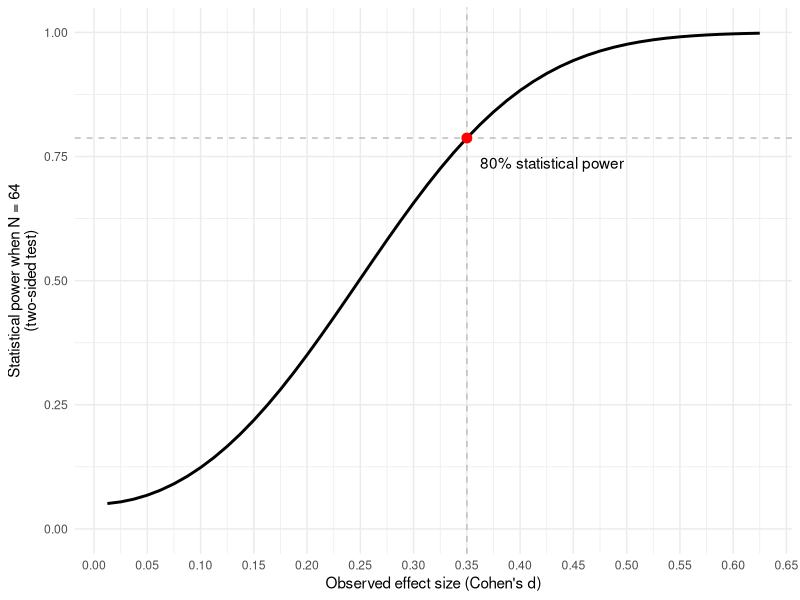

Recreate this plot in R.
## ---- chunk 1
rm(list = ls())
library(tidyverse); library(data.table)
library(pwr); 
theme_set(theme_minimal())


t2d <- function(t, l2_n, pl2 = 0, pl12 = 0) {
    return(t / sqrt(l2_n - pl12))
}


# predefined d values
t <- seq(0.1, 5, by = 0.1)
l2_n <- 64
(d <- t2d(t, l2_n))

res <- pwr.t.test(n = l2_n, d = d, type = "one.sample", alternative = "two.sided")
res
d0 <- data.table(es = res$d, power = res$power)
d0

# 80% power
d0[, eighty := abs(power - 0.8)]
pow80 <- d0[order(eighty)][1]
pow80

ggplot(d0, aes(es, power)) +
    geom_vline(xintercept = pow80$es, size = 0.5, col = 'grey', lty = 'dashed') +
    geom_hline(yintercept = pow80$power, size = 0.5, col = 'grey', lty = 'dashed') +
    annotate('text', x = pow80$es + 0.08 , y = pow80$power - 0.05, label = '80% statistical power') +
    geom_line(size = 1) +
    geom_point(data = pow80, size = 3, col = "red") +
    scale_y_continuous(limits = c(0, 1), n.breaks = 5) +
    scale_x_continuous(n.breaks = 20) +
    labs(x = "Observed effect size (Cohen's d)", y = "Statistical power when N = 64\n(two-sided test)")
# ggsave("~/Desktop/_temp.png", dpi = 300, bg = 'white', width = 8, height = 5)
